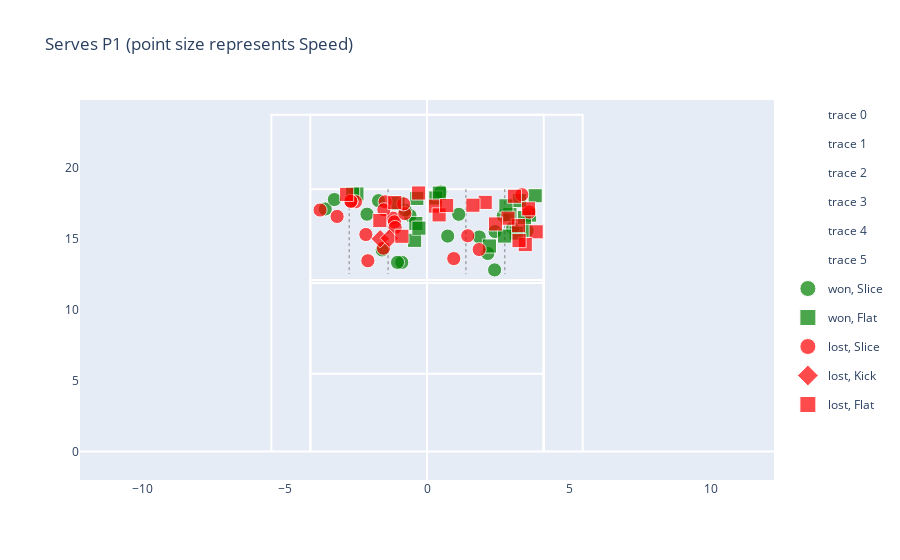

Notebook source saved alongside this figure:
### Code cell
#créer une figure
#fig = go.Figure()
def transform_far_to_near(df):
    df["Bounce (x)"]=df.apply(lambda x: -(x["Bounce (x)"]), axis=1)
    df["Bounce (y)"]=df.apply(lambda x: 23.73-(x["Bounce (y)"]), axis=1)
    return df
                              
def trace_rect(fig1, left_double_court_x,right_double_court_x, top_double_court_y ):
    """
    outside lines
    """
    court_x=[left_double_court_x, left_double_court_x, right_double_court_x, right_double_court_x]
    court_y=[0,top_double_court_y, top_double_court_y, 0]
    trace0=go.Scatter(
        x=court_x, y=court_y,
        mode="lines",line=dict(color='white')
    )
    #fig.add_trace(trace0)
    
    #trace0=go.Scatter(
    fig1.add_trace(go.Scatter(
        x=court_x, y=court_y,
        mode="lines",line=dict(color='white')
    ))
    #fig.add_trace(trace0)

def trace_court():
    fig1 = px.line()
    trace_rect(fig1, 0-4.11-1.37, 0+4.11+1.37, 23.73)
    trace_rect(fig1, 0-4.11, 0+4.11, 23.73)
    trace_rect(fig1, 0-4.11, 0+4.11, 11.88)
    trace_rect(fig1, 0-4.11, 0+4.11, 5.48)
    trace_rect(fig1, 0-4.11, 0+4.11, 12.08)
    trace_rect(fig1, 0-4.11, 0+4.11, 18.48)
    return fig1

def trace_serve_3areas():
    fig2_1 = px.line(x=[-4.11*2/3,-4.11*2/3],y=[18.48, 12.5])
    fig2_2 = px.line(x=[-4.11*1/3,-4.11*1/3],y=[18.48, 12.5])
    fig2_3 = px.line(x=[4.11*2/3,4.11*2/3],y=[18.48, 12.5])
    fig2_4 = px.line(x=[4.11*1/3,4.11*1/3],y=[18.48, 12.5])
    return go.Figure(data=fig2_1.data + fig2_2.data + fig2_3.data + fig2_4.data)
    
fig1 = trace_court()
fig2 = trace_serve_3areas()
fig2.update_traces(patch={"line": {"color": "gray", "width": 1, "dash": 'dot'}}) 

df_to_check_1=dfServesInP1_near[dfServesInP1_near["Hit Zone"]=="deuce"]
df_to_check_2=dfServesInP1_far[dfServesInP1_far["Hit Zone"]=="deuce"]
df_to_check_2=transform_far_to_near(df_to_check_2)

df_to_check_3=dfServesInP1_near[dfServesInP1_near["Hit Zone"]=="ad"]
df_to_check_4=dfServesInP1_far[dfServesInP1_far["Hit Zone"]=="ad"]
df_to_check_4=transform_far_to_near(df_to_check_4)

df_to_check = pd.concat([df_to_check_1, df_to_check_2, df_to_check_3, df_to_check_4])
df_to_check["Winner_Point"]=df_to_check["Winner_Point"].replace({"1":"won","2":"lost"})
fig3=px.scatter(df_to_check,x="Bounce (x)",y="Bounce (y)",color="Winner_Point"
                ,size=df_to_check["Speed"].clip(170, 220)-150, size_max=10
                , symbol="Spin"
                   #, trendline='ols',trendline_color_override='red'
                    #, marginal_y="rug"
                    #, marginal_x="histogram"
                    #, facet_col="Winner_Point"#, facet_row="time"
                    , color_discrete_map={"won":"green","lost":"red"}
                    , hover_data=["Speed"]
                   )

fig=go.Figure(data=fig1.data + fig2.data + fig3.data)

fig.update_layout(title="Serves P1 (point size represents Speed)")
fig.update_xaxes(
    scaleanchor = "y",
    scaleratio = 2,
  )
fig.update_layout(xaxis_range=[-5,5], yaxis_range=[-2,11.88*2+1])
fig.update_layout(
     xaxis=dict(showgrid=False), 
     yaxis=dict(showgrid=False)
)
fig.show()

### Figure 1 — Plotly figure (JSON) as saved in the notebook; plotly's stock layout.template omitted (floating-point values rounded to 4 significant figures)
{"data": [{"line": {"color": "white"}, "mode": "lines", "type": "scatter", "x": [-5.48, -5.48, 5.48, 5.48], "y": [0, 23.73, 23.73, 0]}, {"line": {"color": "white"}, "mode": "lines", "type": "scatter", "x": [-4.11, -4.11, 4.11, 4.11], "y": [0, 23.73, 23.73, 0]}, {"line": {"color": "white"}, "mode": "lines", "type": "scatter", "x": [-4.11, -4.11, 4.11, 4.11], "y": [0, 11.88, 11.88, 0]}, {"line": {"color": "white"}, "mode": "lines", "type": "scatter", "x": [-4.11, -4.11, 4.11, 4.11], "y": [0, 5.48, 5.48, 0]}, {"line": {"color": "white"}, "mode": "lines", "type": "scatter", "x": [-4.11, -4.11, 4.11, 4.11], "y": [0, 12.08, 12.08, 0]}, {"line": {"color": "white"}, "mode": "lines", "type": "scatter", "x": [-4.11, -4.11, 4.11, 4.11], "y": [0, 18.48, 18.48, 0]}, {"hovertemplate": "x=%{x}<br>y=%{y}<extra></extra>", "legendgroup": "", "line": {"color": "gray", "dash": "dot", "width": 1}, "marker": {"symbol": "circle"}, "mode": "lines", "name": "", "orientation": "v", "showlegend": false, "type": "scatter", "x": [-2.74, -2.74], "xaxis": "x", "y": [18.48, 12.5], "yaxis": "y"}, {"hovertemplate": "x=%{x}<br>y=%{y}<extra></extra>", "legendgroup": "", "line": {"color": "gray", "dash": "dot", "width": 1}, "marker": {"symbol": "circle"}, "mode": "lines", "name": "", "orientation": "v", "showlegend": false, "type": "scatter", "x": [-1.37, -1.37], "xaxis": "x", "y": [18.48, 12.5], "yaxis": "y"}, {"hovertemplate": "x=%{x}<br>y=%{y}<extra></extra>", "legendgroup": "", "line": {"color": "gray", "dash": "dot", "width": 1}, "marker": {"symbol": "circle"}, "mode": "lines", "name": "", "orientation": "v", "showlegend": false, "type": "scatter", "x": [2.74, 2.74], "xaxis": "x", "y": [18.48, 12.5], "yaxis": "y"}, {"hovertemplate": "x=%{x}<br>y=%{y}<extra></extra>", "legendgroup": "", "line": {"color": "gray", "dash": "dot", "width": 1}, "marker": {"symbol": "circle"}, "mode": "lines", "name": "", "orientation": "v", "showlegend": false, "type": "scatter", "x": [1.37, 1.37], "xaxis": "x", "y": [18.48, 12.5], "yaxis": "y"}, {"customdata": [[116], [92], [97], [112], [124], [98], [114], [155], [118], [109], [129], [82], [110], [113], [144], [124], [92], [134], [110]], "hovertemplate": "Winner_Point=won<br>Spin=Slice<br>Bounce (x)=%{x}<br>Bounce (y)=%{y}<br>size=%{marker.size}<br>Speed=%{customdata[0]}<extra></extra>", "legendgroup": "won, Slice", "marker": {"color": "green", "size": [20, 20, 20, 20, 20, 20, 20, 20, 20, 20, 20, 20, 20, 20, 20, 20, 20, 20, 20], "sizemode": "area", "sizeref": 0.2, "symbol": "circle"}, "mode": "markers", "name": "won, Slice", "orientation": "v", "showlegend": true, "type": "scatter", "x": [-0.8889, -1.579, -2.113, -1.707, -0.5974, -1.038, -3.582, -0.7711, -3.261, 1.839, 1.118, 2.381, 3.524, 0.7282, 2.685, 0.4861, 2.141, 3.013, 2.396], "xaxis": "x", "y": [13.33, 14.2, 16.72, 17.67, 16.63, 13.32, 17.09, 17.01, 17.75, 15.12, 16.71, 12.8, 15.57, 15.18, 16.61, 18.29, 13.95, 15.74, 15.5], "yaxis": "y"}, {"customdata": [[119], [127], [126], [163], [116], [122], [163], [149], [125], [111], [111], [165], [123], [116], [158], [142], [166], [150]], "hovertemplate": "Winner_Point=won<br>Spin=Flat<br>Bounce (x)=%{x}<br>Bounce (y)=%{y}<br>size=%{marker.size}<br>Speed=%{customdata[0]}<extra></extra>", "legendgroup": "won, Flat", "marker": {"color": "green", "size": [20, 20, 20, 20, 20, 20, 20, 20, 20, 20, 20, 20, 20, 20, 20, 20, 20, 20], "sizemode": "area", "sizeref": 0.2, "symbol": "square"}, "mode": "markers", "name": "won, Flat", "orientation": "v", "showlegend": true, "type": "scatter", "x": [-0.4367, -0.3934, -1.021, -0.3587, -0.2857, -2.468, -2.619, 3.139, 3.612, 2.732, 2.199, 3.253, 2.92, 3.809, 0.312, 0.4352, 3.431, 2.779], "xaxis": "x", "y": [14.88, 16.06, 17.48, 17.83, 15.74, 18.14, 18.14, 15.39, 16.66, 15.18, 14.48, 17.67, 16.69, 18.02, 17.86, 18.2, 16.48, 17.31], "yaxis": "y"}, {"customdata": [[155], [126], [106], [160], [126], [122], [165], [110], [124], [120], [110], [119], [96], [133], [152], [113], [93], [122], [167], [126]], "hovertemplate": "Winner_Point=lost<br>Spin=Slice<br>Bounce (x)=%{x}<br>Bounce (y)=%{y}<br>size=%{marker.size}<br>Speed=%{customdata[0]}<extra></extra>", "legendgroup": "lost, Slice", "marker": {"color": "red", "size": [20, 20, 20, 20, 20, 20, 20, 20, 20, 20, 20, 20, 20, 20, 20, 20, 20, 20, 20, 20], "sizemode": "area", "sizeref": 0.2, "symbol": "circle"}, "mode": "markers", "name": "lost, Slice", "orientation": "v", "showlegend": true, "type": "scatter", "x": [-2.519, -3.765, -3.166, -1.475, -1.201, -1.146, -1.534, -1.122, -0.7828, -2.083, -0.8215, -2.679, -2.152, -1.519, -2.679, 0.9422, 1.838, 1.434, 3.338, 3.602], "xaxis": "x", "y": [17.6, 17.01, 16.56, 17.59, 16.45, 16.18, 14.33, 15.78, 16.76, 13.44, 17.44, 17.61, 15.29, 17.03, 17.63, 13.59, 14.23, 15.2, 18.09, 16.87], "yaxis": "y"}, {"customdata": [[123], [91]], "hovertemplate": "Winner_Point=lost<br>Spin=Kick<br>Bounce (x)=%{x}<br>Bounce (y)=%{y}<br>size=%{marker.size}<br>Speed=%{customdata[0]}<extra></extra>", "legendgroup": "lost, Kick", "marker": {"color": "red", "size": [20, 20], "sizemode": "area", "sizeref": 0.2, "symbol": "diamond"}, "mode": "markers", "name": "lost, Kick", "orientation": "v", "showlegend": true, "type": "scatter", "x": [-1.648, -1.331], "xaxis": "x", "y": [14.99, 15.02], "yaxis": "y"}, {"customdata": [[94], [119], [160], [139], [170], [121], [111], [144], [117], [119], [117], [165], [136], [143], [167], [137], [165], [113]], "hovertemplate": "Winner_Point=lost<br>Spin=Flat<br>Bounce (x)=%{x}<br>Bounce (y)=%{y}<br>size=%{marker.size}<br>Speed=%{customdata[0]}<extra></extra>", "legendgroup": "lost, Flat", "marker": {"color": "red", "size": [20, 20, 20, 20, 20, 20, 20, 20, 20, 20, 20, 20, 20, 20, 20, 20, 20, 20], "sizemode": "area", "sizeref": 0.2, "symbol": "square"}, "mode": "markers", "name": "lost, Flat", "orientation": "v", "showlegend": true, "type": "scatter", "x": [-0.8849, -1.66, -1.133, -2.83, -0.2956, 3.844, 3.461, 3.575, 3.241, 3.222, 2.851, 0.2948, 2.411, 2.05, 3.078, 1.616, 0.4269, 0.6912], "xaxis": "x", "y": [15.16, 16.27, 17.54, 18.11, 18.21, 15.48, 14.58, 17.1, 14.86, 15.92, 16.44, 17.29, 16.03, 17.55, 17.98, 17.35, 16.67, 17.33], "yaxis": "y"}], "layout": {"title": {"text": "Serves P1 (point size represents Speed)"}, "xaxis": {"range": [-5, 5], "scaleanchor": "y", "scaleratio": 2, "showgrid": false}, "yaxis": {"range": [-2, 24.76], "showgrid": false}}}
